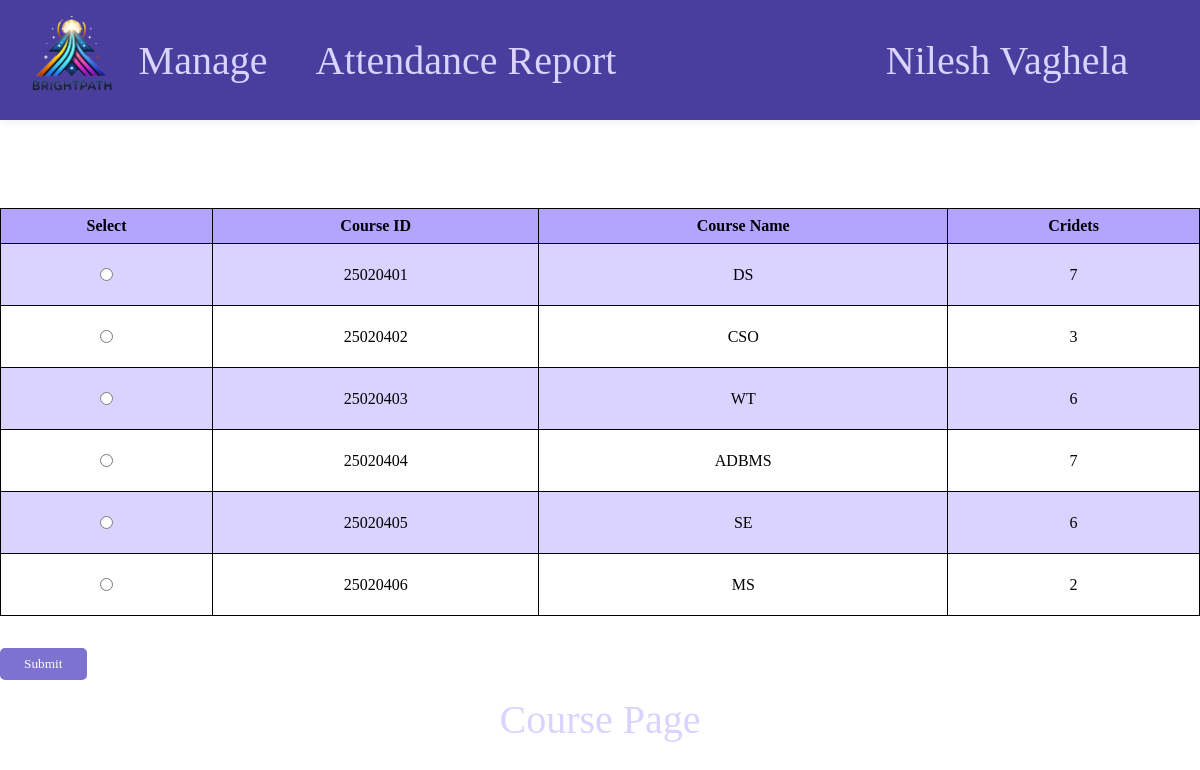
The app's page /hod/php/c-update.php (signed in) with its own data.
### tables this page shows
CREATE TABLE `course` (
  `Course_ID` int(15) NOT NULL,
  `Course_Name` varchar(25) NOT NULL,
  `Department_ID` int(15) DEFAULT NULL,
  `Credits` int(5) NOT NULL,
  `HOD_ID` int(15) DEFAULT NULL
);

### hod/php/c-update.php (the view)
<?php
include 'navbar.php';
include 'conn.php';
?>
<link rel="stylesheet" href="../css/c-update.css">
<div class="main">
    <form method="post" action="c-u-form.php">
        <table>
            <?php
                $sql="SELECT * from Course where department_id =". $_SESSION['did'].";";
                $result=mysqli_query($conn,$sql);
                if(mysqli_num_rows($result)>0){
                    ?>
                    <tr>
                        <th>Select</th>
                        <th>Course ID</th>
                        <th>Course Name</th>
                        <th>Cridets</th>
                    </tr>
                    <?php
                    while($row=mysqli_fetch_array($result)){
                        ?>
                        <tr>
                            <td>
                                <input type="radio" name='orderlist' value="<?php echo $row['Course_ID']?>">
                            </td>
                            <td><?php echo $row['Course_ID'] ?></td>
                            <td><?php echo $row['Course_Name'] ?></td>
                            <td><?php echo $row['Credits'] ?></td>
                        </tr>
                        <?php
                    }
                }
            ?>
        </table>
        <input type="submit" name="update">
    </form>
        <button onclick="window.location.href='c-view.php'"> Course Page</button>
</div>

### hod/css/navbar.css (style rules this page uses)
* { font-family: 'Times New Roman'; margin: 0; padding: 0; }
button { background: none; border: none; text-decoration: none; color: #dad2ff; cursor: pointer; background-color: transparent; }
button, a { font-size: 5vh; }

### hod/css/c-update.css (style rules this page uses)
.main { top: 20vh; position: absolute; display: flex; flex-direction: column; width: 100%; padding: 4vh 0; }
table { width: 100%; border-collapse: collapse; margin: 2vh 0; }
table th, table td { border: 1px solid rgb(0, 0, 0); padding: 1vh; text-align: center; }
table th { background-color: rgb(179, 165, 255); color: rgb(0, 0, 0); }
table tr:nth-child(even) { background-color: rgb(218, 210, 255); }
table tr:nth-child(odd) { background-color: rgb(255, 255, 255); }
input { margin: 2vh auto; padding: 1vh 2vw; background-color: rgb(126, 113, 207); color: white; border: none; border-radius: 5px; cursor: pointer; }

### records on screen
course: Course_ID "25020401", Course_Name "DS", Credits "7"
course: Course_ID "25020402", Course_Name "CSO", Credits "3"
course: Course_ID "25020403", Course_Name "WT", Credits "6"
course: Course_ID "25020404", Course_Name "ADBMS", Credits "7"
course: Course_ID "25020405", Course_Name "SE", Credits "6"
course: Course_ID "25020406", Course_Name "MS", Credits "2"

### other values on screen
$_SESSION['name'] "Nilesh Vaghela"
